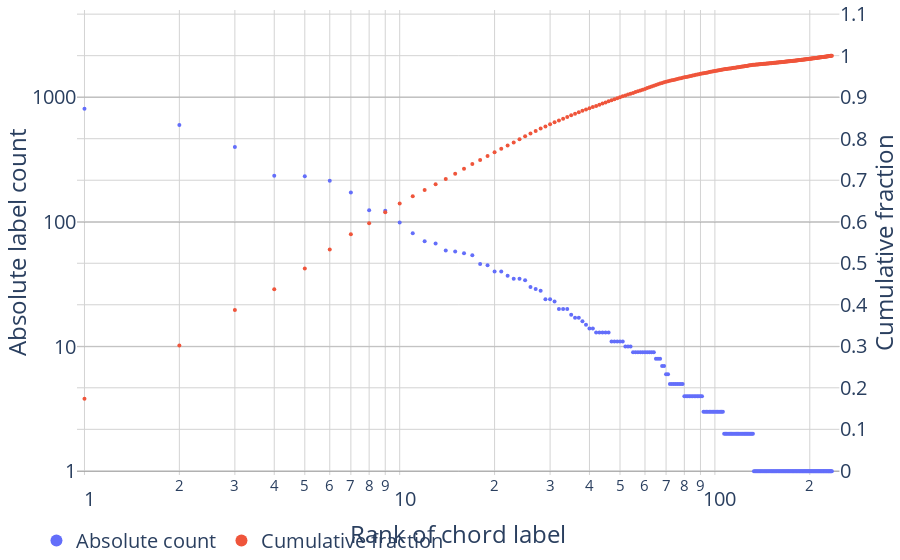

The notebook cell saved with this chart:
### Code cell
fig = plot_cum(minor.chord, x_log=True, markersize=4, left_range=(-0.03, 3.7), right_range=(-0.01,1.11), **H_LAYOUT)
store(fig, 'unigrams_major.png', height=400)

### Figure 1 — Plotly figure (JSON) as saved in the notebook; plotly's stock layout.template omitted (floating-point values rounded to 4 significant figures; data arrays with more than 128 entries replaced by an {"elided": "..."} marker saying what was removed)
{"data": [{"marker": {"size": 4}, "mode": "markers", "name": "Absolute count", "text": {"elided": "235 str values"}, "type": "scatter", "x": {"elided": "235 int values"}, "xaxis": "x", "y": {"elided": "235 int values"}, "yaxis": "y"}, {"marker": {"size": 4}, "mode": "markers", "name": "Cumulative fraction", "text": {"elided": "235 str values"}, "type": "scatter", "x": {"elided": "235 int values"}, "xaxis": "x", "y": {"elided": "235 float values"}, "yaxis": "y2"}], "layout": {"autosize": true, "font": {"size": 20}, "legend": {"font": {"size": 20}, "itemsizing": "constant", "orientation": "h", "x": -0.05, "y": -0.1}, "margin": {"b": 0, "l": 40, "pad": 0, "r": 0, "t": 0}, "paper_bgcolor": "#FFFFFF", "plot_bgcolor": "#FFFFFF", "xaxis": {"anchor": "y", "domain": [0, 0.94], "gridcolor": "lightgrey", "range": [-0.02371, 2.395], "title": {"text": "Rank of chord label"}, "type": "log", "zeroline": false}, "yaxis": {"anchor": "x", "domain": [0, 1], "dtick": 1, "gridcolor": "grey", "range": [-0.03, 3.7], "title": {"text": "Absolute label count"}, "type": "log", "zeroline": true}, "yaxis2": {"anchor": "x", "dtick": 0.1, "gridcolor": "lightgrey", "overlaying": "y", "range": [-0.01, 1.11], "side": "right", "title": {"text": "Cumulative fraction"}, "type": "linear", "zeroline": false}}}
